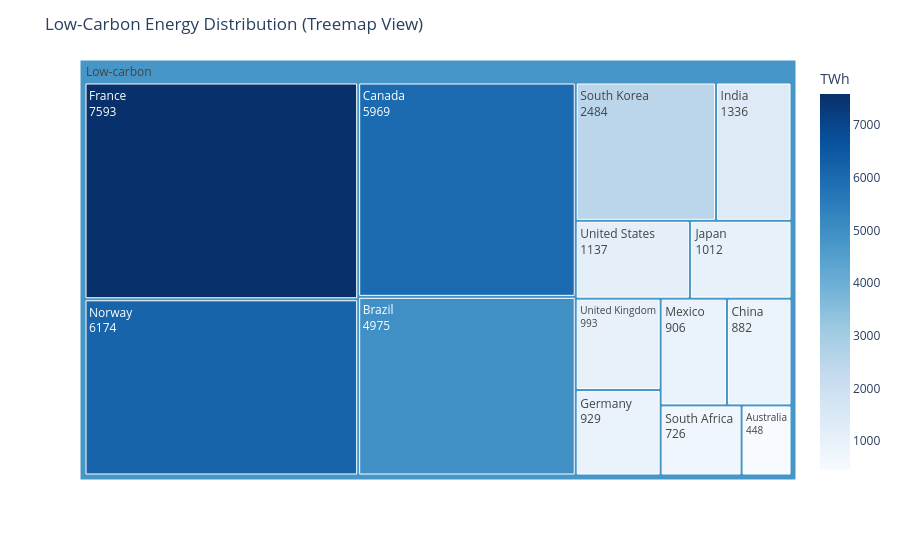
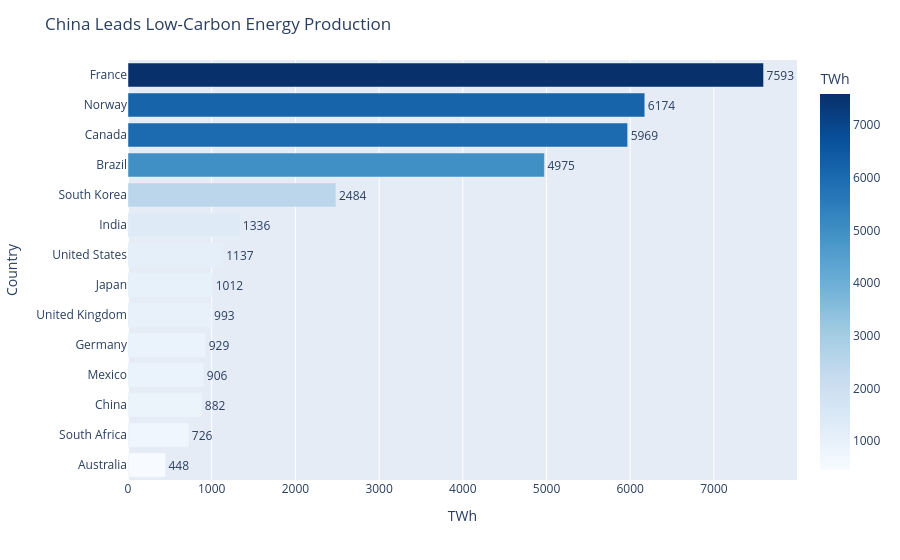

Write notebook code for charts like these, in order.
### Markdown cell above
## Task 3 — Treemap vs bar: low-carbon energy by country

**What to build:** Build **both** a treemap and a horizontal bar chart showing total low-carbon TWh (Nuclear + Hydro) per country. Then answer the question in a markdown cell below.

**Requirements:**
- Filter to `Source_Type == 'Low-carbon'` and aggregate TWh by country
- Treemap: single-level `path=['All', 'Country']` with a dummy root node labelled `'Low-carbon'`
- Bar chart: sorted by TWh, horizontal orientation, CVD-safe colour
- Both charts show TWh values, not percentages
- Insight title on the bar chart naming the leading country

### Code cell
import plotly.express as px
import pandas as pd

df_low = df[df['Source_Type'] == 'Low-carbon']

df_country = df_low.groupby('Country', as_index=False)['TWh'].sum()

df_country['All'] = 'Low-carbon'

fig1 = px.treemap(
    df_country,
    path=['All', 'Country'],
    values='TWh',
    color='TWh',
    color_continuous_scale='Blues'
)

fig1.update_traces(textinfo='label+value')

fig1.update_layout(
    title="Low-Carbon Energy Distribution (Treemap View)"
)

fig1.show()


df_sorted = df_country.sort_values('TWh', ascending=True)

fig2 = px.bar(
    df_sorted,
    x='TWh',
    y='Country',
    orientation='h',
    color='TWh',
    color_continuous_scale='Blues'
)

fig2.update_traces(texttemplate='%{x:.0f}', textposition='outside')

fig2.update_layout(
    title="China Leads Low-Carbon Energy Production",
    xaxis_title="TWh",
    yaxis_title="Country"
)

fig2.show()

### Figure 1 — Plotly figure (JSON) as saved in the notebook; plotly's stock layout.template omitted (floating-point values rounded to 4 significant figures)
{"data": [{"branchvalues": "total", "customdata": [[448.0], [4975.0], [5969.0], [882.0], [7593.0], [929.0], [1336.0], [1012.0], [906.0], [6174.0], [726.0], [2484.0], [993.0], [1137.0], [4797.0]], "domain": {"x": [0, 1], "y": [0, 1]}, "hovertemplate": "labels=%{label}<br>TWh_sum=%{value}<br>parent=%{parent}<br>id=%{id}<br>TWh=%{color}<extra></extra>", "ids": ["Low-carbon/Australia", "Low-carbon/Brazil", "Low-carbon/Canada", "Low-carbon/China", "Low-carbon/France", "Low-carbon/Germany", "Low-carbon/India", "Low-carbon/Japan", "Low-carbon/Mexico", "Low-carbon/Norway", "Low-carbon/South Africa", "Low-carbon/South Korea", "Low-carbon/United Kingdom", "Low-carbon/United States", "Low-carbon"], "labels": ["Australia", "Brazil", "Canada", "China", "France", "Germany", "India", "Japan", "Mexico", "Norway", "South Africa", "South Korea", "United Kingdom", "United States", "Low-carbon"], "marker": {"coloraxis": "coloraxis", "colors": [448.0, 4975.0, 5969.0, 882.0, 7593.0, 929.0, 1336.0, 1012.0, 906.0, 6174.0, 726.0, 2484.0, 993.0, 1137.0, 4797.0]}, "name": "", "parents": ["Low-carbon", "Low-carbon", "Low-carbon", "Low-carbon", "Low-carbon", "Low-carbon", "Low-carbon", "Low-carbon", "Low-carbon", "Low-carbon", "Low-carbon", "Low-carbon", "Low-carbon", "Low-carbon", ""], "textinfo": "label+value", "type": "treemap", "values": [448.0, 4975.0, 5969.0, 882.0, 7593.0, 929.0, 1336.0, 1012.0, 906.0, 6174.0, 726.0, 2484.0, 993.0, 1137.0, 35560.0]}], "layout": {"coloraxis": {"colorbar": {"title": {"text": "TWh"}}, "colorscale": [[0, "rgb(247,251,255)"], [0.125, "rgb(222,235,247)"], [0.25, "rgb(198,219,239)"], [0.375, "rgb(158,202,225)"], [0.5, "rgb(107,174,214)"], [0.625, "rgb(66,146,198)"], [0.75, "rgb(33,113,181)"], [0.875, "rgb(8,81,156)"], [1, "rgb(8,48,107)"]]}, "legend": {"tracegroupgap": 0}, "margin": {"t": 60}, "title": {"text": "Low-Carbon Energy Distribution (Treemap View)"}}}

### Figure 2 — Plotly figure (JSON) as saved in the notebook; plotly's stock layout.template omitted (floating-point values rounded to 4 significant figures)
{"data": [{"hovertemplate": "TWh=%{marker.color}<br>Country=%{y}<extra></extra>", "legendgroup": "", "marker": {"color": [448.0, 726.0, 882.0, 906.0, 929.0, 993.0, 1012.0, 1137.0, 1336.0, 2484.0, 4975.0, 5969.0, 6174.0, 7593.0], "coloraxis": "coloraxis", "pattern": {"shape": ""}}, "name": "", "orientation": "h", "showlegend": false, "textposition": "outside", "texttemplate": "%{x:.0f}", "type": "bar", "x": [448.0, 726.0, 882.0, 906.0, 929.0, 993.0, 1012.0, 1137.0, 1336.0, 2484.0, 4975.0, 5969.0, 6174.0, 7593.0], "xaxis": "x", "y": ["Australia", "South Africa", "China", "Mexico", "Germany", "United Kingdom", "Japan", "United States", "India", "South Korea", "Brazil", "Canada", "Norway", "France"], "yaxis": "y"}], "layout": {"barmode": "relative", "coloraxis": {"colorbar": {"title": {"text": "TWh"}}, "colorscale": [[0, "rgb(247,251,255)"], [0.125, "rgb(222,235,247)"], [0.25, "rgb(198,219,239)"], [0.375, "rgb(158,202,225)"], [0.5, "rgb(107,174,214)"], [0.625, "rgb(66,146,198)"], [0.75, "rgb(33,113,181)"], [0.875, "rgb(8,81,156)"], [1, "rgb(8,48,107)"]]}, "legend": {"tracegroupgap": 0}, "margin": {"t": 60}, "title": {"text": "China Leads Low-Carbon Energy Production"}, "xaxis": {"anchor": "y", "domain": [0, 1], "title": {"text": "TWh"}}, "yaxis": {"anchor": "x", "domain": [0, 1], "title": {"text": "Country"}}}}
